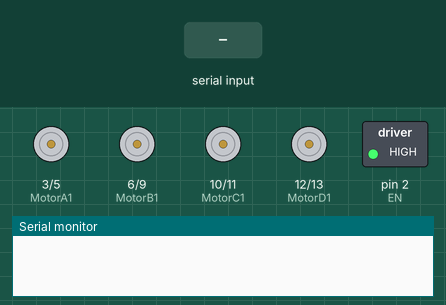
The sketch below on a simulated Arduino Uno, built with avr-gcc and run on an emulated ATmega328P. On the bench: motor-driver pin pairs drawn as motors (green arrow = first pin HIGH = forward, orange = second pin HIGH = backward, longer = more drive), switched loads named in the sketch (green lamp = pin HIGH), the last lines printed to the serial monitor. The test bench sets the inputs (shaded band).

Above: at 1.2 s.
1.3 s: "90 45 200\n" received over Serial
At 3.5 s:
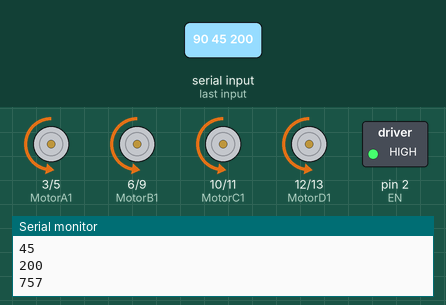
At 13.5 s:
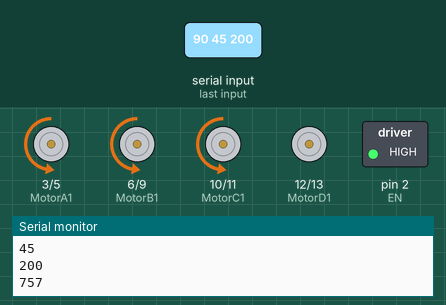
Timing chart, 0 to 13.8 s (numbered marks = the images above; inputs shaded):
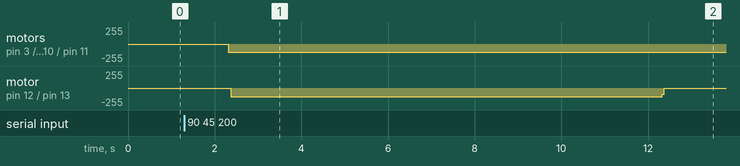

Measured:
- after the input at 1.3 s, motor on pin 3 (MotorA1) / pin 5 (MotorA2), motor on pin 6 (MotorB1) / pin 9 (MotorB2), motor on pin 10 (MotorC1) / pin 11 (MotorC2): stopped → backward 127/255 after 1.0 s; motor on pin 12 (MotorD1) / pin 13 (MotorD2): stopped → backward 128/255 after 1.1 s, → stopped 10.0 s later

The sketch:

motor_pwm.ino
```cpp
#include <stdlib.h>
#include <string.h>


#define EN      2  //使能输出引脚，该引脚时高电平才允许控制直流电机，低电平时电机停止
#define MotorA1 3  //PWM输出引脚，控制直流电机A
#define AD      A0 //PWM输入引脚，读取电池电压
#define MotorA2 5  //PWM输出引脚，控制直流电机A
#define MotorB1 6  //PWM输出引脚，控制直流电机B
#define MotorB2 9  //PWM输出引脚，控制直流电机B
#define MotorC1 10 //PWM输出引脚，控制直流电机C
#define MotorC2 11 //PWM输出引脚，控制直流电机C
#define MotorD1 12 //数字输出引脚，由于ArduinoUNO主板上的PWM输出引脚有限，
#define MotorD2 13 //故只能使用数字输出引脚通过手动设置占空比控制直流电机D，缺点是控制效果较差


void setup() {

  Serial.begin(9600);  //設定通訊速率

  //引脚功能初始化
  pinMode(EN, OUTPUT);
  pinMode(MotorA1, OUTPUT);
  pinMode(MotorA2, OUTPUT);
  pinMode(MotorB1, OUTPUT);
  pinMode(MotorB2, OUTPUT);
  pinMode(MotorC1, OUTPUT);
  pinMode(MotorC2, OUTPUT);
  pinMode(MotorD1, OUTPUT);
  pinMode(MotorD2, OUTPUT);
  pinMode(AD, INPUT);

  //初始化TBN单/双路驱动
  digitalWrite(EN, 1);
  analogWrite(MotorA1, 0);
  analogWrite(MotorA2, 0);
  analogWrite(MotorB1, 0);
  analogWrite(MotorB2, 0);
  analogWrite(MotorC1, 0);
  analogWrite(MotorC2, 0);
  digitalWrite(MotorD1, 0);
  digitalWrite(MotorD2, 0);

}

void SetPowerA(int direction, int power)
{
  int pwm=255*power/100; //输出到模拟引脚的PWM信号范围为0~255
  if(direction==1) //正转
  {
   analogWrite(MotorA1, 0); //MotorA1置0时电机正转
   analogWrite(MotorA2, pwm);
  }
  else if(direction==0) //反转
  {
   analogWrite(MotorA1, pwm);
   analogWrite(MotorA2, 0); //MotorA2置0时电机反转
  }
}

void SetPowerB(int direction, int power)
{
  int pwm=255*power/100; //输出到模拟引脚的PWM信号范围为0~255
  if(direction==1) //正转
  {
   analogWrite(MotorB1, 0); //MotorB1置0时电机正转
   analogWrite(MotorB2, pwm);
  }
  else if(direction==0) //反转
  {
   analogWrite(MotorB1, pwm);
   analogWrite(MotorB2, 0); //MotorB2置0时电机反转
  }
}

void SetPowerC(int direction, int power)
{
  int pwm=255*power/100; //输出到模拟引脚的PWM信号范围为0~255
  if(direction==1) //正转
  {
   analogWrite(MotorC1, 0); //MotorC1置0时电机正转
   analogWrite(MotorC2, pwm);
  }
  else if(direction==0) //反转
  {
   analogWrite(MotorC1, pwm);
   analogWrite(MotorC2, 0); //MotorC2置0时电机反转
  }
}

void SetPowerD(int direction, int power)
{
  if(direction==1) //正转
  {
    for(int i=0;i<1000;i++)
    {
     digitalWrite(MotorD1, 0); //MotorD1置0时电机正转
     digitalWrite(MotorD2, 1);
     delayMicroseconds(power*100); //保持高电平power*100微秒
     digitalWrite(MotorD2, 0);
     delayMicroseconds(10000-power*100); //保持低电平电平（10000-power*100）微秒
    }
  }
  else if(direction==0) //反转
  {
    for(int i=0;i<1000;i++)
    {
     digitalWrite(MotorD2, 0); //MotorD2置0时电机正转
     digitalWrite(MotorD1, 1);
     delayMicroseconds(power); //保持高电平power*100微秒
     digitalWrite(MotorD1, 0);
     delayMicroseconds(100-power); //保持低电平电平（10000-power*100）微秒
    }
  }
}

void loop() {

while (!Serial.available()) {}   //直到暫存器出現訊號才跳出迴圈

//Serial.write(Serial.read());  //傳輸讀取的訊號

  while (Serial.available()>0) {   //如果暫存器有訊號則不斷讀取直到沒有

  String s=Serial.readString();
  char* s_c = s.c_str();
  int error[4];
  int error_past[4];
  int counter=0;

  if(s!=""){

    char *substr = NULL;

    substr = strtok(s_c," ");

    do{

      int x=atoi(substr);
      error[counter]=x;

      Serial.println(x);

      substr = strtok(NULL," ");

      counter++;
    }while(substr);

   }
  for(int i=0;i<4;i++){
    error_past[i]=error[i];
    Serial.println(error_past[i]);
  }
  }

  SetPowerA(1, 50); //ABCD电机50%功率正转
  SetPowerB(1, 50);
  SetPowerC(1, 50);
  SetPowerD(1, 50);
  delay(100); //直流电机正转3s


}
```
